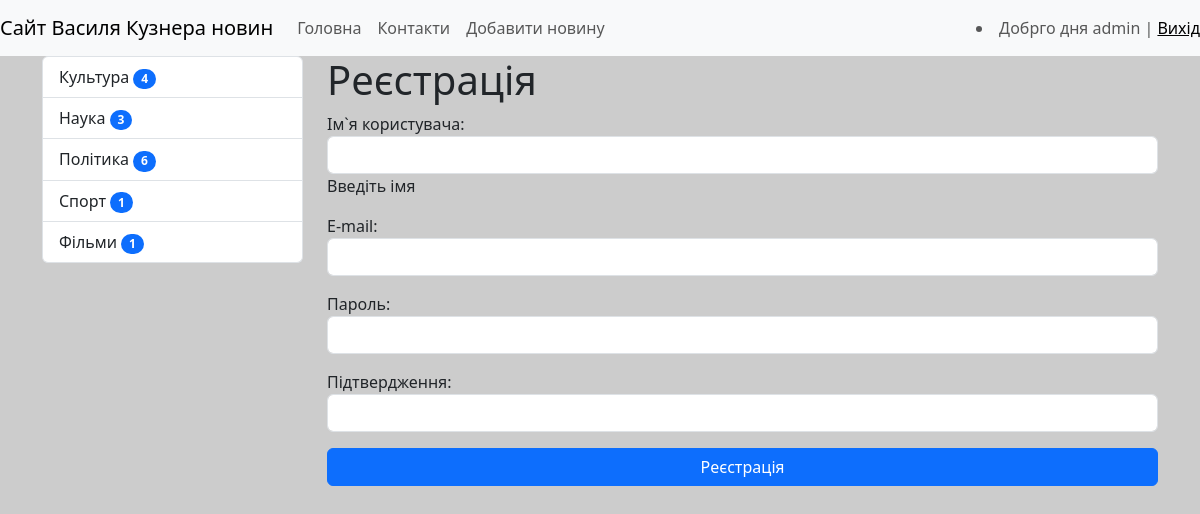
The page /register/ (signed in) on the database its author committed.
### news/models.py (models this page shows, shortened)
class Category(models.Model):
    title = models.CharField(max_length=100, db_index=True, verbose_name="Назва категорія")
    def get_absolute_url(self):
        return reverse('category', kwargs={'category_id': self.pk})
    class Meta:
        verbose_name = 'Категорія'
        verbose_name_plural = 'Категорії'
        ordering = ['title']

### news/views.py (the view)
# urls.py: path('register/', register, name='register'),
def register(request):
    if request.method == "POST":
        form = UserRegisterForm(request.POST)
        if form.is_valid():
            user = form.save()
            login(request, user)
            messages.success(request, 'Ви зареєструвалися вітаю ')
            return redirect('home')
        else:
            messages.error(request, 'Шось пішло не')
    else:
        form = UserRegisterForm()
    return render(request, 'news/register.html', {'form': form})

### news/forms.py
class UserRegisterForm(UserCreationForm):
    username = forms.CharField(label="Ім`я користувача",help_text="Введіть імя " ,widget=forms.TextInput(attrs={"class": "form-control"}))
    password1 = forms.CharField(label="Пароль", widget=forms.PasswordInput(attrs={"class": "form-control"}))
    password2 = forms.CharField(label="Підтвердження", widget=forms.PasswordInput(attrs={"class": "form-control"}))
    email = forms.EmailField(label="E-mail", widget=forms.EmailInput(attrs={"class": "form-control"}))
    class Meta:
        model = User
        fields = ('username', 'email','password1', 'password2')

### news/templatetags/news_tags.py (called while the page is built)
@register.inclusion_tag(('news/list_categories.html'))
def show_categories():
    categories = Category.objects.annotate(cnt=Count('news', filter=F('news__is_published'))).filter(cnt__gt=0)
    return {"categories": categories}

### news/templates/news/register.html (shortened to what this page needs)
{% extends 'base.html' %}
{% block sidebar %}
{% include 'inc/_sidebar.html' %}
{% endblock %}
{% block content %}
<h1>Реєстрація </h1>
<form method="post">
    {{ form.as_p }}
    <div class="d-grid gap-2">
        <button type="submit" class="btn btn-primary btn-block">Реєстрація</button>
    </div>
</form>
{% endblock %}

### templates/inc/_nav.html (shortened to what this page needs)
  <nav class="navbar navbar-expand-lg bg-body-tertiary">
    <a class="navbar-brand" href="{% url 'home' %}">Сайт Василя Кузнера   новин</a>
    <div class="collapse navbar-collapse" id="navbarSupportedContent">
      <ul class="navbar-nav me-auto mb-2 mb-lg-0">
        <li class="nav-item"><a class="nav-link" href="{% url 'home' %}">Головна</a></li>
        <li class="nav-item"><a class="nav-link" href="{% url 'contact' %}">Контакти</a></li>
          {% if request.user.is_authenticated %}
        <li class="nav-item"><a class="nav-link" href="{% url 'add_news' %}">Добавити новину</a></li>
          {% endif %}
      </ul>
        <span class="navbar-text">
            {% if request.user.is_authenticated %}
            <li >Добрго дня  {{ user.username }} | <a href="{% url 'logout' %}" >Вихід</a></li>
            {% else %}
       <a href="{% url 'register' %}">Регістрація </a> | <a href="{% url 'login' %}">Логін </a>
            {% endif %}
      </span>
    </div>
</nav>

### news/templates/news/list_categories.html
<div class="list-group">
        {% for item in categories %}
        <a href="{{ item.get_absolute_url }}" class="list-group-item list-group-item-action">{{ item.title }} <span class="badge bg-primary rounded-pill">  {{ item.cnt}}</span></a>
        {% endfor %}
    </div>

### mysite/static/css/style.css (style rules this page uses)
body { background-color: #ccc; }

### rows shown on the page
Category: title "Культура", cnt "4"
Category: title "Наука", cnt "3"
Category: title "Політика", cnt "6"
Category: title "Спорт", cnt "1"
Category: title "Фільми", cnt "1"

### other values the page prints
{{ user.username }} "admin"
